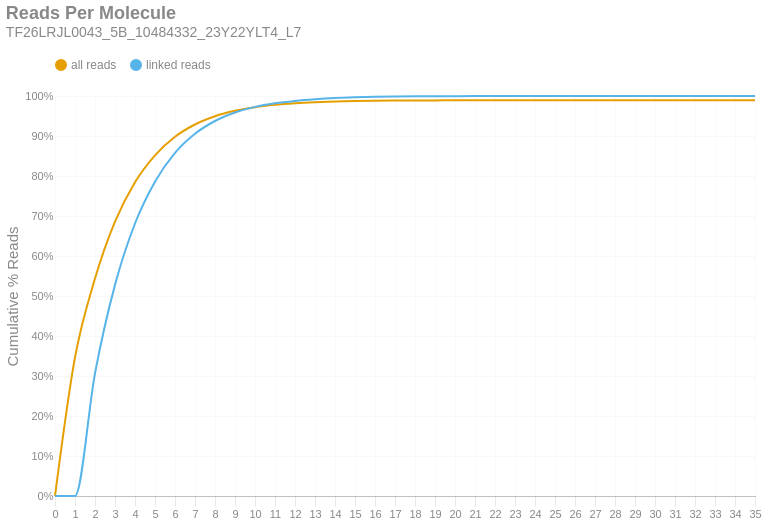

Write notebook code for a chart like this one.
### Markdown cell above
### Reads per Molecule
This chart shows the cumulative distribution of the number of reads per linked molecule. That is, how many alignments are associated with a unique molecule. This excludes the number of reads associated with invalid or absent linked-read barcodes. The `linked` histogram is the percentages recalculated when disregarding singletons.

### Code cell
if SKIPLR:
    print_html(f"Skipped")
else:
    counts = np.bincount(valids['reads'].cast(pl.Int64).to_numpy())
    weighted = counts * np.arange(len(counts))
    all_perc = weighted / n_reads
    linked_perc = weighted / n_linked_reads
    linked_perc[1] = 0
    binned_df = pl.DataFrame({
        'readsper': list(range(len(counts))),
        'all reads (cumsum)': np.cumsum(all_perc).tolist(),
        'linked reads (cumsum)': np.cumsum(linked_perc).tolist(),
    })

    with SafeRender(binned_df):
        (
            density_plot(binned_df, 'Reads Per Molecule', samplename, 'readspmol')
            .encode(
                x=alt.X('readsper:O', title=None).axis(labelAngle=0).scale(padding=0),
                y=alt.Y('value:Q', title='Cumulative % Reads').axis(format='%').stack(False),
                color=alt.Color("key:N").scale(domain=["all reads", "linked reads"]),
                tooltip=[
                    alt.Tooltip("key:N", title="Data Type"),
                    alt.Tooltip("readsper:O", title="Reads Per Molecule"),
                    alt.Tooltip("value:Q", format=".2%", title="% Reads (Cum.)")
                ]            
            )
        ).display()

### Figure 1 — Vega-Lite specification as saved in the notebook (floating-point values rounded to 4 significant figures)
{"width": "container", "height": 400, "config": {"title": {"anchor": "start", "dy": -15, "fontSize": 18, "color": "#888888", "subtitleColor": "#888888", "subtitleFontSize": 14}, "arc": {"fill": "#0072B2"}, "axis": {"domainColor": "#888888", "domainWidth": 0.5, "gridWidth": 0.2, "grid": false, "titleFontWeight": 400, "titleFontSize": 15, "labelFontSize": 11, "labelColor": "#888888", "tickColor": "#888888", "tickWidth": 0.2, "titleColor": "#888888"}, "axisBand": {"grid": false}, "axisX": {"grid": true, "tickSize": 10, "domainCap": "round"}, "axisY": {"domain": false, "grid": true, "tickSize": 0, "domainCap": "round"}, "background": "transparent", "header": {"labelFontSize": 15, "labelColor": "#888888", "titleFontSize": 15, "titleFontWeight": 600, "titleColor": "#888888"}, "legend": {"labelFont": "sans-serif", "labelFontSize": 12, "labelColor": "#888888", "symbolSize": 100, "symbolType": "circle", "titleFontSize": 12, "titlePadding": 10, "titleColor": "#888888", "title": null, "orient": "top"}, "range": {"category": ["#E69F00", "#56B4E9", "#009E73", "#F0E442", "#0072B2", "#D55E00", "#CC79A7", "#000000"], "diverging": ["#cfe8f3", "#a2d4ec", "#73bfe2", "#46abdb", "#1696d2", "#12719e"]}, "area": {"fill": "#0072B2", "fillOpacity": 0.7, "line": true, "strokeOpacity": 0.7}, "line": {"color": "#0072B2", "stroke": "#0072B2", "strokeWidth": 2}, "trail": {"color": "#0072B2", "stroke": "#0072B2", "strokeWidth": 0, "size": 1}, "point": {"filled": true, "fillOpacity": 1.0, "size": 95}, "text": {"color": "#888888", "fontSize": 11, "align": "right", "fontWeight": 400, "size": 11}, "bar": {"fill": "#0072B2", "stroke": null}, "view": {"stroke": null, "continuousWidth": 660, "continuousHeight": 400}}, "data": {"name": "data-d1ae55c3ebd80f2b122e53d447ca20d0"}, "mark": {"type": "line", "interpolate": "monotone", "point": {"opacity": 0, "size": 275}}, "encoding": {"color": {"field": "key", "scale": {"domain": ["all reads", "linked reads"]}, "type": "nominal"}, "tooltip": [{"field": "key", "title": "Data Type", "type": "nominal"}, {"field": "readsper", "title": "Reads Per Molecule", "type": "ordinal"}, {"field": "value", "format": ".2%", "title": "% Reads (Cum.)", "type": "quantitative"}], "x": {"axis": {"labelAngle": 0}, "field": "readsper", "scale": {"padding": 0}, "title": null, "type": "ordinal"}, "y": {"axis": {"format": "%"}, "field": "value", "stack": false, "title": "Cumulative % Reads", "type": "quantitative"}}, "params": [{"name": "param_c36ac31b6afebe62", "select": {"type": "point", "fields": ["key"]}, "bind": "legend"}], "title": {"text": "Reads Per Molecule", "subtitle": "TF26LRJL0043_5B_10484332_23Y22YLT4_L7"}, "transform": [{"fold": ["all reads (cumsum)", "linked reads (cumsum)"]}, {"calculate": "replace(datum.key, ' (cumsum)', '')", "as": "key"}, {"filter": {"param": "param_c36ac31b6afebe62"}}], "usermeta": {"embedOptions": {"downloadFileName": "TF26LRJL0043_5B_10484332_23Y22YLT4_L7.readspmol"}}, "$schema": "https://vega.github.io/schema/vega-lite/v6.4.1.json", "datasets": {"data-d1ae55c3ebd80f2b122e53d447ca20d0": [{"readsper": 0, "all reads (cumsum)": 0.0, "linked reads (cumsum)": 0.0}, {"readsper": 1, "all reads (cumsum)": 0.3464, "linked reads (cumsum)": 0.0}, {"readsper": 2, "all reads (cumsum)": 0.5436, "linked reads (cumsum)": 0.3066}, {"readsper": 3, "all reads (cumsum)": 0.6858, "linked reads (cumsum)": 0.5278}, {"readsper": 4, "all reads (cumsum)": 0.7845, "linked reads (cumsum)": 0.6813}, {"readsper": 5, "all reads (cumsum)": 0.8518, "linked reads (cumsum)": 0.7858}, {"readsper": 6, "all reads (cumsum)": 0.898, "linked reads (cumsum)": 0.8578}, {"readsper": 7, "all reads (cumsum)": 0.9288, "linked reads (cumsum)": 0.9056}, {"readsper": 8, "all reads (cumsum)": 0.9493, "linked reads (cumsum)": 0.9375}, {"readsper": 9, "all reads (cumsum)": 0.9629, "linked reads (cumsum)": 0.9587}, {"readsper": 10, "all reads (cumsum)": 0.972, "linked reads (cumsum)": 0.9728}, {"readsper": 11, "all reads (cumsum)": 0.9778, "linked reads (cumsum)": 0.9819}, {"readsper": 12, "all reads (cumsum)": 0.9816, "linked reads (cumsum)": 0.9878}, {"readsper": 13, "all reads (cumsum)": 0.9843, "linked reads (cumsum)": 0.9919}, {"readsper": 14, "all reads (cumsum)": 0.9861, "linked reads (cumsum)": 0.9948}, {"readsper": 15, "all reads (cumsum)": 0.9873, "linked reads (cumsum)": 0.9966}, {"readsper": 16, "all reads (cumsum)": 0.9881, "linked reads (cumsum)": 0.9978}, {"readsper": 17, "all reads (cumsum)": 0.9885, "linked reads (cumsum)": 0.9986}, {"readsper": 18, "all reads (cumsum)": 0.9889, "linked reads (cumsum)": 0.9991}, {"readsper": 19, "all reads (cumsum)": 0.989, "linked reads (cumsum)": 0.9993}, {"readsper": 20, "all reads (cumsum)": 0.9892, "linked reads (cumsum)": 0.9995}, {"readsper": 21, "all reads (cumsum)": 0.9893, "linked reads (cumsum)": 0.9997}, {"readsper": 22, "all reads (cumsum)": 0.9894, "linked reads (cumsum)": 0.9998}, {"readsper": 23, "all reads (cumsum)": 0.9894, "linked reads (cumsum)": 0.9999}, {"readsper": 24, "all reads (cumsum)": 0.9894, "linked reads (cumsum)": 0.9999}, {"readsper": 25, "all reads (cumsum)": 0.9894, "linked reads (cumsum)": 0.9999}, {"readsper": 26, "all reads (cumsum)": 0.9894, "linked reads (cumsum)": 0.9999}, {"readsper": 27, "all reads (cumsum)": 0.9894, "linked reads (cumsum)": 1.0}, {"readsper": 28, "all reads (cumsum)": 0.9894, "linked reads (cumsum)": 1.0}, {"readsper": 29, "all reads (cumsum)": 0.9895, "linked reads (cumsum)": 1.0}, {"readsper": 30, "all reads (cumsum)": 0.9895, "linked reads (cumsum)": 1.0}, {"readsper": 31, "all reads (cumsum)": 0.9895, "linked reads (cumsum)": 1.0}, {"readsper": 32, "all reads (cumsum)": 0.9895, "linked reads (cumsum)": 1.0}, {"readsper": 33, "all reads (cumsum)": 0.9895, "linked reads (cumsum)": 1.0}, {"readsper": 34, "all reads (cumsum)": 0.9895, "linked reads (cumsum)": 1.0}, {"readsper": 35, "all reads (cumsum)": 0.9895, "linked reads (cumsum)": 1.0}]}}
